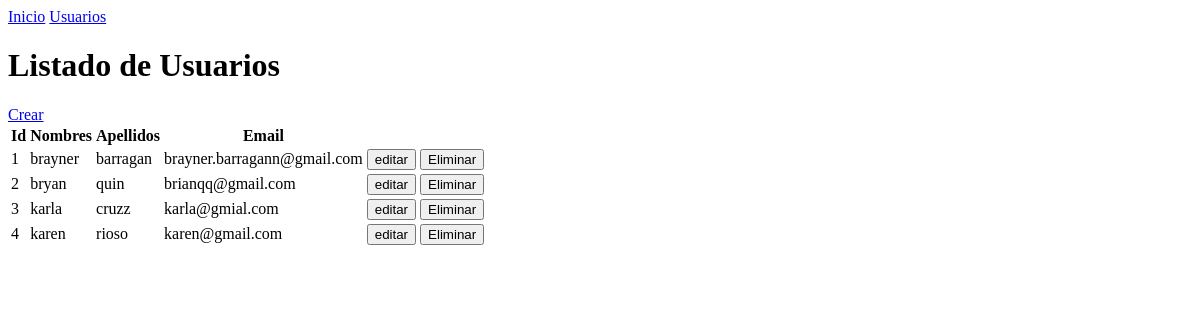
The page /usuarios on the database as committed earlier.
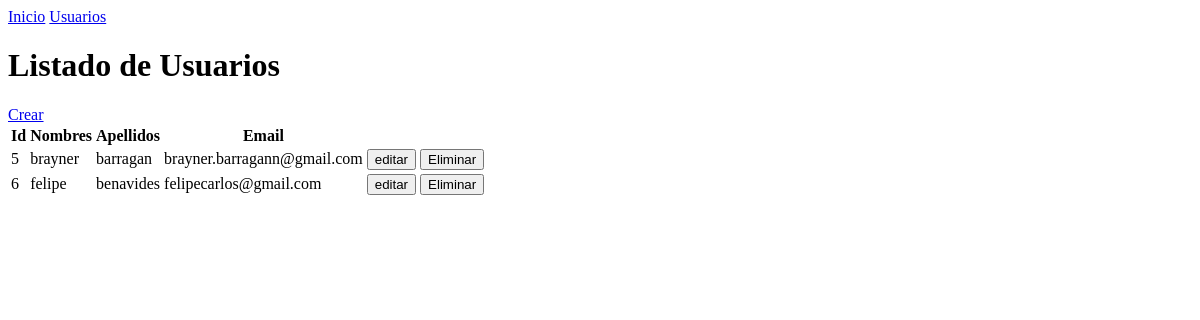
The same page on the database as committed later.
### tables this page shows
CREATE TABLE "usuarios" (
	"id"	INTEGER NOT NULL,
	"nombres"	TEXT NOT NULL,
	"apellidos"	TEXT NOT NULL,
	"email"	TEXT NOT NULL UNIQUE,
	"password"	TEXT NOT NULL,
	PRIMARY KEY("id" AUTOINCREMENT)
);

### app.py (the view)
@app.route('/usuarios')
def usuarios():
    usuarios= db.execute('select * from usuarios').fetchall()
    return render_template('usuarios/listar.html', usuarios=usuarios)

### templates/usuarios/listar.html (shortened to what this page needs)
{% extends 'layouts/base.html' %}
{% block content %}
<h1>Listado de Usuarios</h1>
<a href="{{ url_for('crear_usuarios')}}">Crear</a>
<table>
    <thead>
        <th>Id</th>
        <th>Nombres</th>
        <th>Apellidos</th>
        <th>Email</th>
    </thead>
    <tbody>
        {% for usuario in usuarios %}
        <tr>
            <td>{{usuario[0]}}</td>
            <td>{{usuario[1]}}</td>
            <td>{{usuario[2]}}</td>
            <td>{{usuario[3]}}</td>
            <td>
                <a href="{{ url_for('editar',id=usuario[0]) }}"><button>editar</button></a>
                <a href="{{ url_for('eliminar',id=usuario[0]) }}"><button>Eliminar</button></a>
            </td>
        </tr>
        {% endfor %}
    </tbody>
</table>
{% endblock %}

### templates/layouts/base.html (shortened to what this page needs)
<!DOCTYPE html>
<html lang="en">
<head>
</head>
<body>
    <nav>
    <a href="{{ url_for('index')}}">Inicio</a>
    <a href="{{ url_for('usuarios')}}">Usuarios</a>
    </nav>
    {% block content %}{% endblock %}
</body>
</html>

Rows that differ between the two databases and show on the page:
removed usuarios: id "1", nombres "brayner", apellidos "barragan", email "brayner.barragann@gmail.com"
removed usuarios: id "2", nombres "bryan", apellidos "quin", email "brianqq@gmail.com"
removed usuarios: id "3", nombres "karla", apellidos "cruzz", email "karla@gmial.com"
removed usuarios: id "4", nombres "karen", apellidos "rioso", email "karen@gmail.com"
added usuarios: id "5", nombres "brayner", apellidos "barragan", email "brayner.barragann@gmail.com"
added usuarios: id "6", nombres "felipe", apellidos "benavides", email "felipecarlos@gmail.com"
